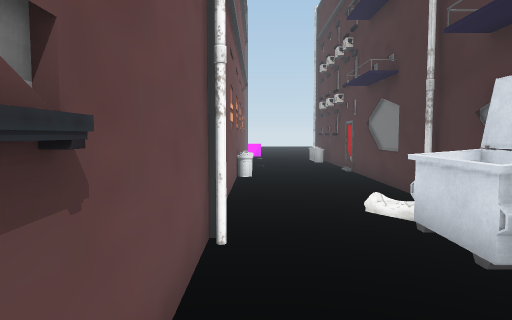
[1] (above)

12 first-person views from a walk through a Unity game level. The camera is 1.5 m above the floor, tilts 4° down and sees 70° across. The floor is counted in squares, 1 m on a side. Each view is taken from the middle of a square. On the plan, view 1 faces up. The plan holds only what a view shows up to about 16 squares ahead; the rest is blank. The place goes on beyond the plan. The player is left out. Some surface patterns are stand-ins.

[2]
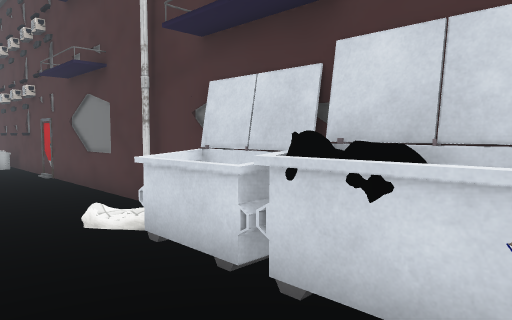

[3]
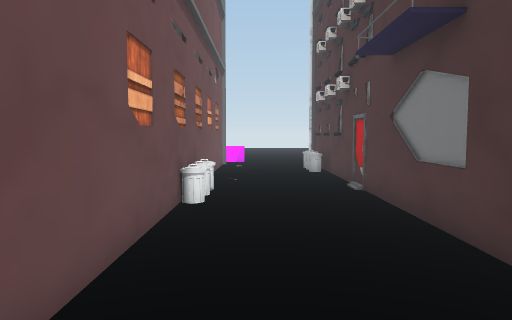

[4]
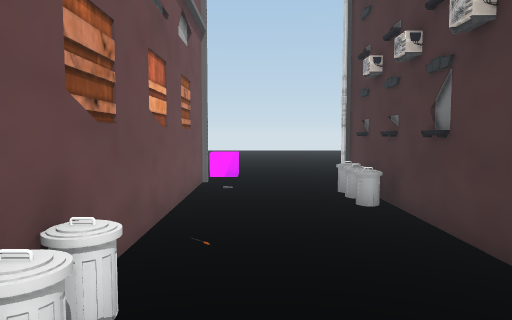

[5]
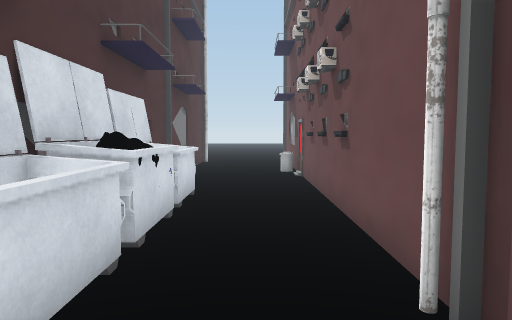

[6]
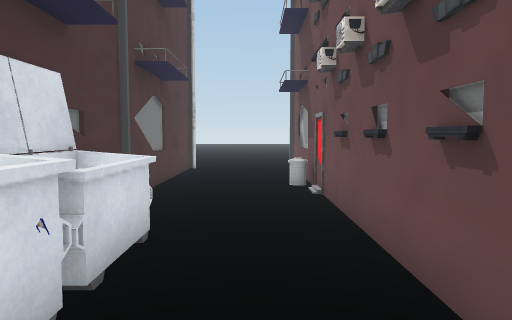

[7]
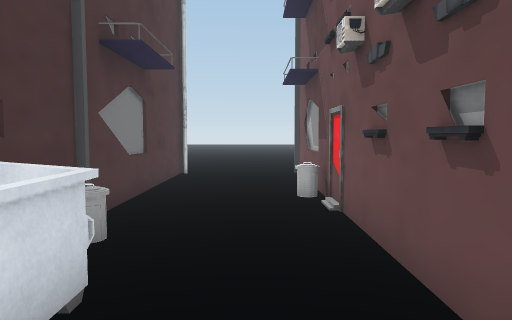

[8]
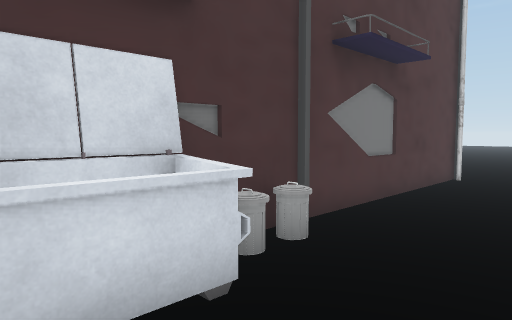

[9]
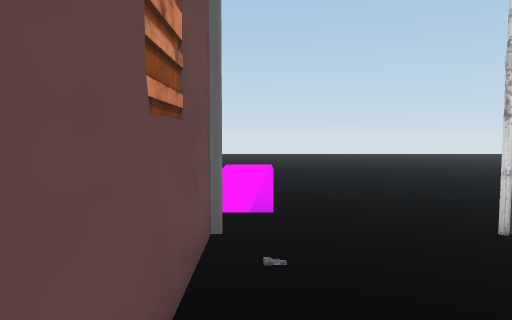

[10]
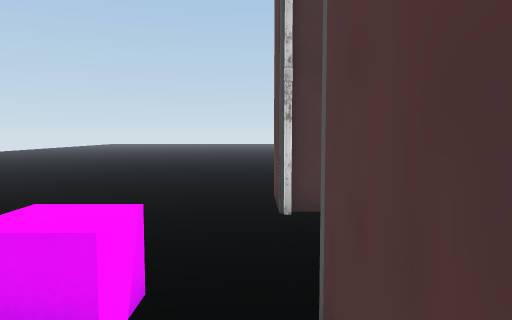

[11]
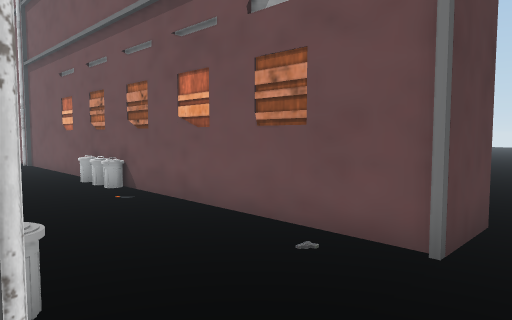

[12]
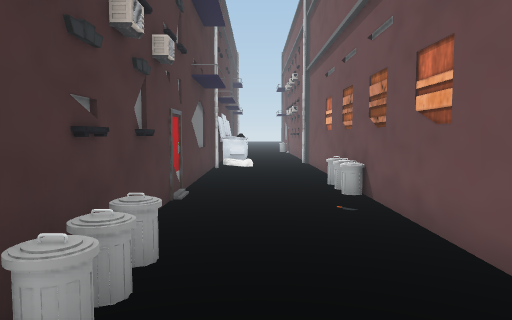

### Floor plan
Points are (right, up) in squares from view 1. A wall is a line through its corners. A room is listed if a view was taken in it or the views show most of it. See-through windows are left out.
Room 1 (views 1, 2, 3, 4, 5, 6, 7, 8, 9, 11, 12)
walls: (3.9, -4) (3.9, 23.6) (5.9, 23.6); (-0.7, 23.6) (-0.7, -10.5); (3.9, -10.5) (3.9, -4.2)
ways out: opening at (0.5, 24.5) to room 2; opening at (6.5, 24.5)
objects: bin (0, -7); bin (0, 13); bin (0, 14); bin (0, 15); bin (3, -3); bin (3, -2); other object (3, 0) to (3, 6); bin (3, 20); bin (3, 21); bin (3, 22)
Room 2 (view 10)
walls: (-2.8, 23.6) (-0.7, 23.6)
ways out: opening at (0.5, 24.5) to room 1
objects: purple cube (-1, 25) to (0, 25)

Positions as (right, up) in squares from view 1, and headings:
1: (0, 0), facing up
2: (0, 1), facing up-right
3: (1, 5), facing up
4: (1, 12), facing up
5: (1, 8), facing down
6: (1, 4), facing down
7: (1, 2), facing down
8: (0, 1), facing down-right
9: (0, 18), facing up
10: (-3, 24), facing right
11: (4, 25), facing down-left
12: (2, 24), facing down
